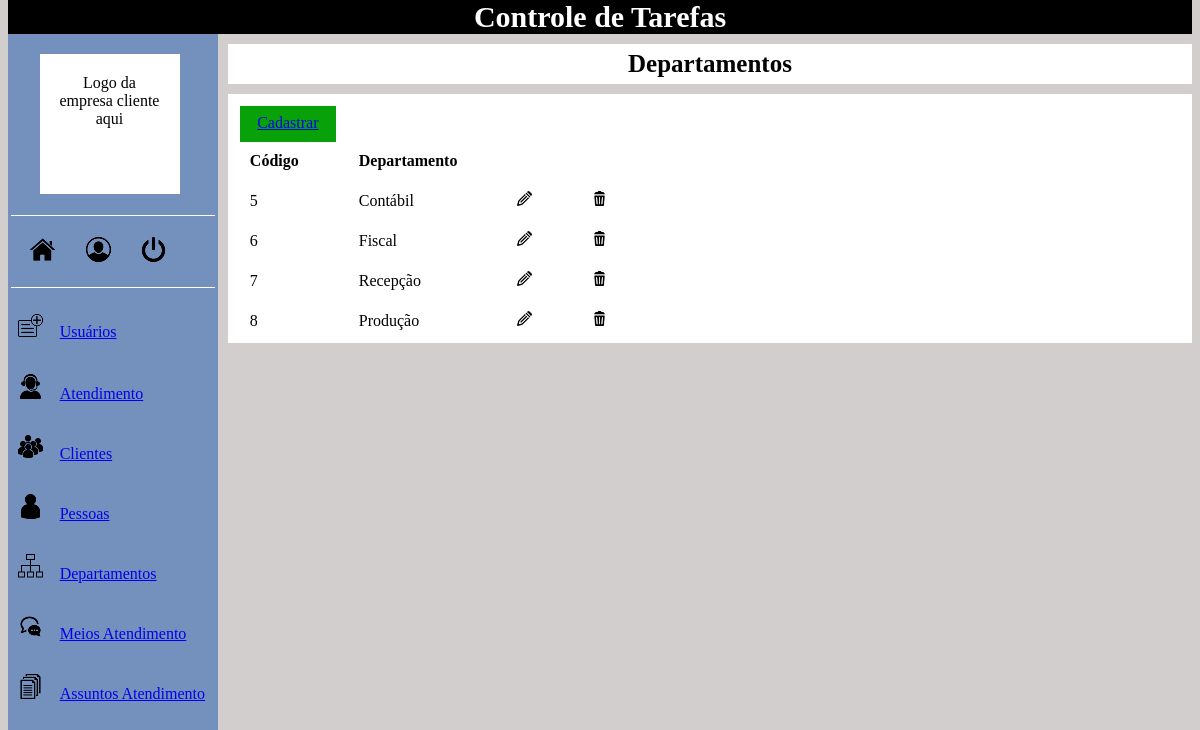
/views/departamento-listar.php (signed in), run on the app's committed database.
### tables this page shows
CREATE TABLE `departamento` (
  `id` int(11) NOT NULL AUTO_INCREMENT,
  `nome` varchar(70) NOT NULL,
  PRIMARY KEY (`id`)
);

### views/departamento-listar.php (the view, shortened to what this page needs)
<?php
    include('../conexao.php');
    include('menu.php');
?>
<!DOCTYPE html>
<html lang="pt-br">
    <head>
        <link rel="stylesheet" href="../styles/estilos.css">
    </head>
	<body>
        <header>
            <div class="header-pagina">Departamentos</div>
        </header>
        <section class="conteudo">
            <div class="cadastrar">
                <a href="departamento-cadastro.php">Cadastrar</a>
            </div>
            <table class="listagem">
                <thead>
                    <tr>
                        <th>Código</th>
                        <th>Departamento</th>
                        <th></th>
                        <th></th>
                    </tr>
                </thead>
                <tbody>
                    <?php
                        $sql = 'SELECT * FROM departamento ORDER BY id';
                        $query = mysqli_query($conexao, $sql);
                        if(!$query) {
                            echo mysqli_error($conexao);
                        } else {
                            while ($item = mysqli_fetch_array($query, MYSQLI_ASSOC)) {
                    ?>
                    <tr>
                        <td><?php echo $item['id']?></td>
                        <td><?php echo $item['nome']?></td>
                        <td><a href="departamento-editar.php?id=<?php echo $item['id']?>"><img src="../assets/editar.png" alt="Editar" title="Editar"></a></td>
                        <td><a href="../controllers/departamento/departamento-excluir.php?id=<?php echo $item['id']?>"><img src="../assets/excluir.png" alt="Excluir" title="Excluir"></a></td>
                    </tr>
                    <?php
                            }
                        }
                    ?>
                </tbody>
            </table>
        </section>
	</body>
</html>

### styles/estilos.css (style rules this page uses)
.conteudo { margin-top: 10px; padding: 1%; margin-left: 220px; background-color: white; }
body { background-color: rgb(210, 206, 206); }
.listagem { border-collapse: collapse; }
th { padding-right: 50px; padding-left: 10px; }
td { padding-right: 50px; padding-top: 20px; padding-left: 10px; }
.cadastrar { width: 80px; height: 20px; margin-bottom: 1%; background-color: rgb(9, 161, 9); text-align: center; padding: 8px; color: white; }
.header-pagina { margin-top: 10px; padding: 0.5%; margin-left: 220px; background-color: white; text-align: center; font-size: 25px; font-weight: bolder; }

### data on the page
departamento: id "5", nome "Contábil"
departamento: id "6", nome "Fiscal"
departamento: id "7", nome "Recepção"
departamento: id "8", nome "Produção"
